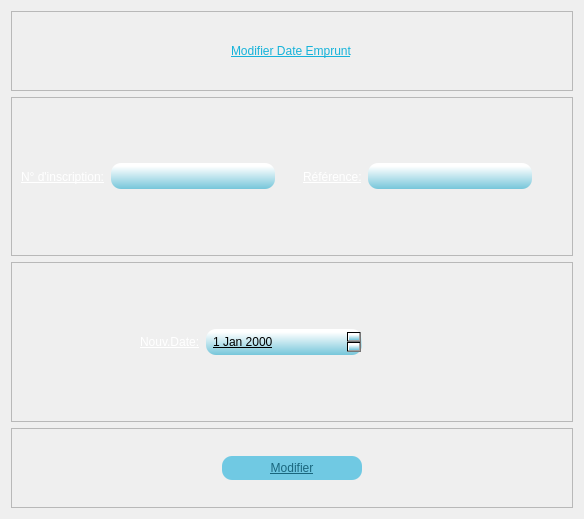
<?xml version="1.0" encoding="UTF-8"?>
<ui version="4.0">
 <class>Dialog</class>
 <widget class="QDialog" name="Dialog">
  <property name="geometry">
   <rect>
    <x>0</x>
    <y>0</y>
    <width>584</width>
    <height>519</height>
   </rect>
  </property>
  <property name="windowTitle">
   <string>Dialog</string>
  </property>
  <property name="styleSheet">
   <string notr="true">background-image: url(b.png);</string>
  </property>
  <layout class="QVBoxLayout" name="verticalLayout" stretch="1,2,2,1">
   <item>
    <widget class="QFrame" name="frame">
     <property name="frameShape">
      <enum>QFrame::StyledPanel</enum>
     </property>
     <property name="frameShadow">
      <enum>QFrame::Raised</enum>
     </property>
     <layout class="QHBoxLayout" name="horizontalLayout">
      <item alignment="Qt::AlignHCenter">
       <widget class="QLabel" name="label">
        <property name="styleSheet">
         <string notr="true">font: 18pt &quot;Bauhaus 93&quot;;
text-decoration: underline;
color: qlineargradient(spread:pad, x1:1, y1:1, x2:1, y2:0.12, stop:0 rgba(22, 179, 218, 255), stop:1 rgba(255, 255, 255, 255));</string>
        </property>
        <property name="text">
         <string>Modifier Date Emprunt</string>
        </property>
       </widget>
      </item>
     </layout>
    </widget>
   </item>
   <item>
    <widget class="QFrame" name="frame_4">
     <property name="frameShape">
      <enum>QFrame::StyledPanel</enum>
     </property>
     <property name="frameShadow">
      <enum>QFrame::Raised</enum>
     </property>
     <layout class="QHBoxLayout" name="horizontalLayout_2" stretch="1,2,1,2">
      <property name="rightMargin">
       <number>40</number>
      </property>
      <item alignment="Qt::AlignRight">
       <widget class="QLabel" name="label_2">
        <property name="styleSheet">
         <string notr="true">font: 16pt &quot;Gloucester MT Extra Condensed&quot;;
color: rgb(255, 255, 255);
text-decoration: underline;</string>
        </property>
        <property name="text">
         <string>N° d'inscription:</string>
        </property>
       </widget>
      </item>
      <item>
       <widget class="QLineEdit" name="lineEdit">
        <property name="styleSheet">
         <string notr="true">font: bold 12px/25px Arial, sans-serif;  
border-radius: 10px;
color: rgb(0, 0, 0);

background-color: qlineargradient(spread:pad, x1:1, y1:1, x2:1, y2:0.12, stop:0 rgba(118, 198, 218, 255), stop:1 rgba(255, 255, 255, 255));

padding:5;
font: 11pt &quot;Malgun Gothic&quot;;
text-decoration: underline;</string>
        </property>
        <property name="maxLength">
         <number>8</number>
        </property>
       </widget>
      </item>
      <item alignment="Qt::AlignRight">
       <widget class="QLabel" name="label_3">
        <property name="styleSheet">
         <string notr="true">font: 16pt &quot;Gloucester MT Extra Condensed&quot;;
color: rgb(255, 255, 255);
text-decoration: underline;</string>
        </property>
        <property name="text">
         <string>Référence:</string>
        </property>
       </widget>
      </item>
      <item>
       <widget class="QLineEdit" name="lineEdit_2">
        <property name="styleSheet">
         <string notr="true">font: bold 12px/25px Arial, sans-serif;  
border-radius: 10px;
color: rgb(0, 0, 0);

background-color: qlineargradient(spread:pad, x1:1, y1:1, x2:1, y2:0.12, stop:0 rgba(118, 198, 218, 255), stop:1 rgba(255, 255, 255, 255));

padding:5;
font: 11pt &quot;Malgun Gothic&quot;;
text-decoration: underline;</string>
        </property>
        <property name="maxLength">
         <number>8</number>
        </property>
       </widget>
      </item>
     </layout>
    </widget>
   </item>
   <item>
    <widget class="QFrame" name="frame_2">
     <property name="frameShape">
      <enum>QFrame::StyledPanel</enum>
     </property>
     <property name="frameShadow">
      <enum>QFrame::Raised</enum>
     </property>
     <layout class="QHBoxLayout" name="horizontalLayout_3" stretch="1,2">
      <property name="leftMargin">
       <number>110</number>
      </property>
      <property name="rightMargin">
       <number>210</number>
      </property>
      <item alignment="Qt::AlignRight">
       <widget class="QLabel" name="label_4">
        <property name="styleSheet">
         <string notr="true">font: 16pt &quot;Gloucester MT Extra Condensed&quot;;
color: rgb(255, 255, 255);
text-decoration: underline;</string>
        </property>
        <property name="text">
         <string>Nouv.Date:</string>
        </property>
       </widget>
      </item>
      <item>
       <widget class="QDateEdit" name="dateEdit">
        <property name="styleSheet">
         <string notr="true">font: bold 12px/25px Arial, sans-serif;  
border-radius: 10px;
color: rgb(0, 0, 0);

background-color: qlineargradient(spread:pad, x1:1, y1:1, x2:1, y2:0.12, stop:0 rgba(118, 198, 218, 255), stop:1 rgba(255, 255, 255, 255));

padding:5;
font: 11pt &quot;Malgun Gothic&quot;;
text-decoration: underline;</string>
        </property>
       </widget>
      </item>
     </layout>
    </widget>
   </item>
   <item>
    <widget class="QFrame" name="frame_3">
     <property name="frameShape">
      <enum>QFrame::StyledPanel</enum>
     </property>
     <property name="frameShadow">
      <enum>QFrame::Raised</enum>
     </property>
     <layout class="QHBoxLayout" name="horizontalLayout_4">
      <property name="leftMargin">
       <number>200</number>
      </property>
      <property name="rightMargin">
       <number>200</number>
      </property>
      <item>
       <widget class="QPushButton" name="pushButton">
        <property name="cursor">
         <cursorShape>PointingHandCursor</cursorShape>
        </property>
        <property name="styleSheet">
         <string notr="true">  margin: 10px;
font: bold 12px/25px Arial, sans-serif;  
border-radius: 10px;
color: #19667d;
background: #70c9e3;
padding:5;
font: 14pt &quot;Impact&quot;;
text-decoration: underline;</string>
        </property>
        <property name="text">
         <string>Modifier</string>
        </property>
       </widget>
      </item>
     </layout>
    </widget>
   </item>
  </layout>
 </widget>
 <resources>
  <include location="../../../images/test.qrc"/>
 </resources>
 <connections/>
</ui>
